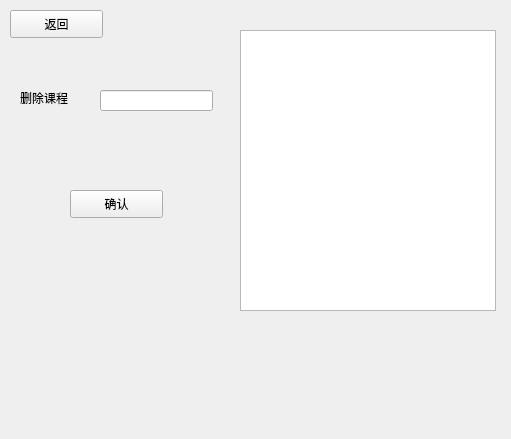
<?xml version="1.0" encoding="UTF-8"?>
<ui version="4.0">
 <class>tea_del</class>
 <widget class="QWidget" name="tea_del">
  <property name="geometry">
   <rect>
    <x>0</x>
    <y>0</y>
    <width>511</width>
    <height>439</height>
   </rect>
  </property>
  <property name="windowTitle">
   <string>Form</string>
  </property>
  <widget class="QTextBrowser" name="textBrowser">
   <property name="geometry">
    <rect>
     <x>240</x>
     <y>30</y>
     <width>256</width>
     <height>281</height>
    </rect>
   </property>
  </widget>
  <widget class="QLineEdit" name="lineEdit">
   <property name="geometry">
    <rect>
     <x>100</x>
     <y>90</y>
     <width>113</width>
     <height>21</height>
    </rect>
   </property>
  </widget>
  <widget class="QLabel" name="label">
   <property name="geometry">
    <rect>
     <x>20</x>
     <y>90</y>
     <width>72</width>
     <height>15</height>
    </rect>
   </property>
   <property name="text">
    <string>删除课程</string>
   </property>
  </widget>
  <widget class="QPushButton" name="pushButton">
   <property name="geometry">
    <rect>
     <x>70</x>
     <y>190</y>
     <width>93</width>
     <height>28</height>
    </rect>
   </property>
   <property name="text">
    <string>确认</string>
   </property>
  </widget>
  <widget class="QPushButton" name="pushButton_2">
   <property name="geometry">
    <rect>
     <x>10</x>
     <y>10</y>
     <width>93</width>
     <height>28</height>
    </rect>
   </property>
   <property name="text">
    <string>返回</string>
   </property>
  </widget>
 </widget>
 <resources/>
 <connections/>
</ui>
